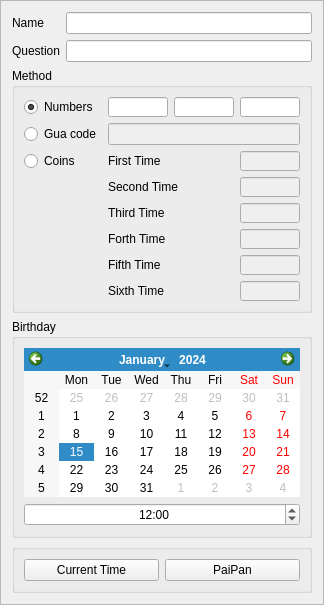
<?xml version="1.0" encoding="UTF-8"?>
<ui version="4.0">
 <class>LiuyaoPPFrame</class>
 <widget class="QFrame" name="LiuyaoPPFrame">
  <property name="geometry">
   <rect>
    <x>0</x>
    <y>0</y>
    <width>317</width>
    <height>580</height>
   </rect>
  </property>
  <property name="windowTitle">
   <string>Frame</string>
  </property>
  <property name="frameShape">
   <enum>QFrame::StyledPanel</enum>
  </property>
  <property name="frameShadow">
   <enum>QFrame::Raised</enum>
  </property>
  <layout class="QFormLayout" name="formLayout">
   <property name="fieldGrowthPolicy">
    <enum>QFormLayout::ExpandingFieldsGrow</enum>
   </property>
   <item row="0" column="0">
    <widget class="QLabel" name="label">
     <property name="text">
      <string>Name</string>
     </property>
     <property name="buddy">
      <cstring>edit_name</cstring>
     </property>
    </widget>
   </item>
   <item row="0" column="1">
    <widget class="QLineEdit" name="edit_name"/>
   </item>
   <item row="3" column="0" colspan="2">
    <widget class="QGroupBox" name="groupBox_2">
     <property name="title">
      <string>Birthday</string>
     </property>
     <layout class="QVBoxLayout" name="verticalLayout">
      <item>
       <widget class="QCalendarWidget" name="calendar"/>
      </item>
      <item>
       <widget class="QTimeEdit" name="time">
        <property name="alignment">
         <set>Qt::AlignCenter</set>
        </property>
        <property name="time">
         <time>
          <hour>12</hour>
          <minute>0</minute>
          <second>0</second>
         </time>
        </property>
        <property name="displayFormat">
         <string>hh:mm</string>
        </property>
       </widget>
      </item>
     </layout>
    </widget>
   </item>
   <item row="4" column="0" colspan="2">
    <widget class="QGroupBox" name="groupBox_3">
     <property name="title">
      <string/>
     </property>
     <layout class="QHBoxLayout" name="horizontalLayout_2">
      <item>
       <widget class="QPushButton" name="btnNow">
        <property name="text">
         <string>Current Time</string>
        </property>
       </widget>
      </item>
      <item>
       <widget class="QPushButton" name="btnPaipan">
        <property name="enabled">
         <bool>true</bool>
        </property>
        <property name="text">
         <string>PaiPan</string>
        </property>
       </widget>
      </item>
     </layout>
    </widget>
   </item>
   <item row="1" column="0">
    <widget class="QLabel" name="label_2">
     <property name="text">
      <string>Question</string>
     </property>
     <property name="buddy">
      <cstring>edit_question</cstring>
     </property>
    </widget>
   </item>
   <item row="1" column="1">
    <widget class="QLineEdit" name="edit_question"/>
   </item>
   <item row="2" column="0" colspan="2">
    <widget class="QGroupBox" name="groupBox">
     <property name="title">
      <string>Method</string>
     </property>
     <layout class="QGridLayout" name="gridLayout">
      <item row="0" column="2">
       <widget class="QLineEdit" name="edit_mtd12">
        <property name="minimumSize">
         <size>
          <width>60</width>
          <height>20</height>
         </size>
        </property>
        <property name="maximumSize">
         <size>
          <width>16777215</width>
          <height>16777215</height>
         </size>
        </property>
        <property name="inputMethodHints">
         <set>Qt::ImhNone</set>
        </property>
        <property name="inputMask">
         <string>99999; </string>
        </property>
        <property name="text">
         <string/>
        </property>
        <property name="maxLength">
         <number>5</number>
        </property>
       </widget>
      </item>
      <item row="1" column="0">
       <widget class="QRadioButton" name="radio_gua">
        <property name="text">
         <string>Gua code</string>
        </property>
       </widget>
      </item>
      <item row="2" column="0">
       <widget class="QRadioButton" name="radio_coin">
        <property name="text">
         <string>Coins</string>
        </property>
       </widget>
      </item>
      <item row="1" column="1" colspan="3">
       <widget class="QLineEdit" name="edit_mtd2">
        <property name="enabled">
         <bool>false</bool>
        </property>
        <property name="inputMethodHints">
         <set>Qt::ImhNone</set>
        </property>
        <property name="inputMask">
         <string>99999999; </string>
        </property>
        <property name="maxLength">
         <number>8</number>
        </property>
       </widget>
      </item>
      <item row="0" column="0">
       <widget class="QRadioButton" name="radio_number">
        <property name="text">
         <string>Numbers</string>
        </property>
        <property name="checked">
         <bool>true</bool>
        </property>
       </widget>
      </item>
      <item row="0" column="3">
       <widget class="QLineEdit" name="edit_mtd13">
        <property name="minimumSize">
         <size>
          <width>60</width>
          <height>20</height>
         </size>
        </property>
        <property name="maximumSize">
         <size>
          <width>16777215</width>
          <height>16777215</height>
         </size>
        </property>
        <property name="inputMethodHints">
         <set>Qt::ImhNone</set>
        </property>
        <property name="inputMask">
         <string>99999; </string>
        </property>
        <property name="maxLength">
         <number>5</number>
        </property>
       </widget>
      </item>
      <item row="0" column="1">
       <widget class="QLineEdit" name="edit_mtd11">
        <property name="minimumSize">
         <size>
          <width>60</width>
          <height>20</height>
         </size>
        </property>
        <property name="maximumSize">
         <size>
          <width>16777215</width>
          <height>16777215</height>
         </size>
        </property>
        <property name="inputMethodHints">
         <set>Qt::ImhNone</set>
        </property>
        <property name="inputMask">
         <string>99999; </string>
        </property>
        <property name="maxLength">
         <number>5</number>
        </property>
       </widget>
      </item>
      <item row="2" column="3">
       <widget class="QLineEdit" name="edit_mtd31">
        <property name="enabled">
         <bool>false</bool>
        </property>
        <property name="minimumSize">
         <size>
          <width>20</width>
          <height>20</height>
         </size>
        </property>
        <property name="maximumSize">
         <size>
          <width>16777215</width>
          <height>16777215</height>
         </size>
        </property>
        <property name="inputMethodHints">
         <set>Qt::ImhNone</set>
        </property>
        <property name="inputMask">
         <string>9; </string>
        </property>
        <property name="maxLength">
         <number>1</number>
        </property>
       </widget>
      </item>
      <item row="2" column="1" colspan="2">
       <widget class="QLabel" name="label_3">
        <property name="text">
         <string>First Time</string>
        </property>
        <property name="buddy">
         <cstring>edit_mtd31</cstring>
        </property>
       </widget>
      </item>
      <item row="3" column="1" colspan="2">
       <widget class="QLabel" name="label_4">
        <property name="text">
         <string>Second Time</string>
        </property>
        <property name="buddy">
         <cstring>edit_mtd32</cstring>
        </property>
       </widget>
      </item>
      <item row="4" column="1" colspan="2">
       <widget class="QLabel" name="label_5">
        <property name="text">
         <string>Third Time</string>
        </property>
        <property name="buddy">
         <cstring>edit_mtd33</cstring>
        </property>
       </widget>
      </item>
      <item row="5" column="1" colspan="2">
       <widget class="QLabel" name="label_6">
        <property name="text">
         <string>Forth Time</string>
        </property>
        <property name="buddy">
         <cstring>edit_mtd34</cstring>
        </property>
       </widget>
      </item>
      <item row="6" column="1" colspan="2">
       <widget class="QLabel" name="label_8">
        <property name="text">
         <string>Fifth Time</string>
        </property>
        <property name="buddy">
         <cstring>edit_mtd35</cstring>
        </property>
       </widget>
      </item>
      <item row="7" column="1" colspan="2">
       <widget class="QLabel" name="label_7">
        <property name="text">
         <string>Sixth Time</string>
        </property>
        <property name="buddy">
         <cstring>edit_mtd36</cstring>
        </property>
       </widget>
      </item>
      <item row="3" column="3">
       <widget class="QLineEdit" name="edit_mtd32">
        <property name="enabled">
         <bool>false</bool>
        </property>
        <property name="minimumSize">
         <size>
          <width>20</width>
          <height>20</height>
         </size>
        </property>
        <property name="maximumSize">
         <size>
          <width>16777215</width>
          <height>16777215</height>
         </size>
        </property>
        <property name="inputMethodHints">
         <set>Qt::ImhNone</set>
        </property>
        <property name="inputMask">
         <string>9; </string>
        </property>
        <property name="maxLength">
         <number>1</number>
        </property>
       </widget>
      </item>
      <item row="4" column="3">
       <widget class="QLineEdit" name="edit_mtd33">
        <property name="enabled">
         <bool>false</bool>
        </property>
        <property name="minimumSize">
         <size>
          <width>20</width>
          <height>20</height>
         </size>
        </property>
        <property name="maximumSize">
         <size>
          <width>16777215</width>
          <height>16777215</height>
         </size>
        </property>
        <property name="inputMethodHints">
         <set>Qt::ImhNone</set>
        </property>
        <property name="inputMask">
         <string>9; </string>
        </property>
        <property name="maxLength">
         <number>1</number>
        </property>
       </widget>
      </item>
      <item row="5" column="3">
       <widget class="QLineEdit" name="edit_mtd34">
        <property name="enabled">
         <bool>false</bool>
        </property>
        <property name="minimumSize">
         <size>
          <width>20</width>
          <height>20</height>
         </size>
        </property>
        <property name="maximumSize">
         <size>
          <width>16777215</width>
          <height>16777215</height>
         </size>
        </property>
        <property name="inputMethodHints">
         <set>Qt::ImhNone</set>
        </property>
        <property name="inputMask">
         <string>9; </string>
        </property>
        <property name="maxLength">
         <number>1</number>
        </property>
       </widget>
      </item>
      <item row="6" column="3">
       <widget class="QLineEdit" name="edit_mtd35">
        <property name="enabled">
         <bool>false</bool>
        </property>
        <property name="minimumSize">
         <size>
          <width>20</width>
          <height>20</height>
         </size>
        </property>
        <property name="maximumSize">
         <size>
          <width>16777215</width>
          <height>16777215</height>
         </size>
        </property>
        <property name="inputMethodHints">
         <set>Qt::ImhNone</set>
        </property>
        <property name="inputMask">
         <string>9; </string>
        </property>
        <property name="maxLength">
         <number>1</number>
        </property>
       </widget>
      </item>
      <item row="7" column="3">
       <widget class="QLineEdit" name="edit_mtd36">
        <property name="enabled">
         <bool>false</bool>
        </property>
        <property name="minimumSize">
         <size>
          <width>20</width>
          <height>20</height>
         </size>
        </property>
        <property name="maximumSize">
         <size>
          <width>16777215</width>
          <height>16777215</height>
         </size>
        </property>
        <property name="inputMethodHints">
         <set>Qt::ImhNone</set>
        </property>
        <property name="inputMask">
         <string>9; </string>
        </property>
        <property name="maxLength">
         <number>1</number>
        </property>
       </widget>
      </item>
     </layout>
    </widget>
   </item>
  </layout>
 </widget>
 <tabstops>
  <tabstop>edit_name</tabstop>
  <tabstop>edit_question</tabstop>
  <tabstop>radio_number</tabstop>
  <tabstop>edit_mtd11</tabstop>
  <tabstop>edit_mtd12</tabstop>
  <tabstop>edit_mtd13</tabstop>
  <tabstop>radio_gua</tabstop>
  <tabstop>edit_mtd2</tabstop>
  <tabstop>radio_coin</tabstop>
  <tabstop>edit_mtd31</tabstop>
  <tabstop>edit_mtd32</tabstop>
  <tabstop>edit_mtd33</tabstop>
  <tabstop>edit_mtd34</tabstop>
  <tabstop>edit_mtd35</tabstop>
  <tabstop>edit_mtd36</tabstop>
  <tabstop>calendar</tabstop>
  <tabstop>time</tabstop>
  <tabstop>btnNow</tabstop>
  <tabstop>btnPaipan</tabstop>
 </tabstops>
 <resources/>
 <connections>
  <connection>
   <sender>btnNow</sender>
   <signal>clicked()</signal>
   <receiver>LiuyaoPPFrame</receiver>
   <slot>onBtnNow()</slot>
   <hints>
    <hint type="sourcelabel">
     <x>80</x>
     <y>557</y>
    </hint>
    <hint type="destinationlabel">
     <x>255</x>
     <y>329</y>
    </hint>
   </hints>
  </connection>
  <connection>
   <sender>radio_number</sender>
   <signal>toggled(bool)</signal>
   <receiver>LiuyaoPPFrame</receiver>
   <slot>onMethodToggled(bool)</slot>
   <hints>
    <hint type="sourcelabel">
     <x>69</x>
     <y>95</y>
    </hint>
    <hint type="destinationlabel">
     <x>8</x>
     <y>54</y>
    </hint>
   </hints>
  </connection>
  <connection>
   <sender>radio_gua</sender>
   <signal>toggled(bool)</signal>
   <receiver>LiuyaoPPFrame</receiver>
   <slot>onMethodToggled(bool)</slot>
   <hints>
    <hint type="sourcelabel">
     <x>38</x>
     <y>126</y>
    </hint>
    <hint type="destinationlabel">
     <x>2</x>
     <y>125</y>
    </hint>
   </hints>
  </connection>
  <connection>
   <sender>radio_coin</sender>
   <signal>toggled(bool)</signal>
   <receiver>LiuyaoPPFrame</receiver>
   <slot>onMethodToggled(bool)</slot>
   <hints>
    <hint type="sourcelabel">
     <x>41</x>
     <y>147</y>
    </hint>
    <hint type="destinationlabel">
     <x>5</x>
     <y>170</y>
    </hint>
   </hints>
  </connection>
  <connection>
   <sender>btnPaipan</sender>
   <signal>clicked()</signal>
   <receiver>LiuyaoPPFrame</receiver>
   <slot>onBtnPaipan()</slot>
   <hints>
    <hint type="sourcelabel">
     <x>166</x>
     <y>548</y>
    </hint>
    <hint type="destinationlabel">
     <x>255</x>
     <y>522</y>
    </hint>
   </hints>
  </connection>
 </connections>
 <slots>
  <slot>onBtnPaipan()</slot>
  <slot>onTimeChg(QTime)</slot>
  <slot>onDateChg()</slot>
  <slot>onMethodToggled(bool)</slot>
  <slot>onNameChg(QString)</slot>
  <slot>onBtnNow()</slot>
  <slot>onQuestionChg(QString)</slot>
 </slots>
</ui>
